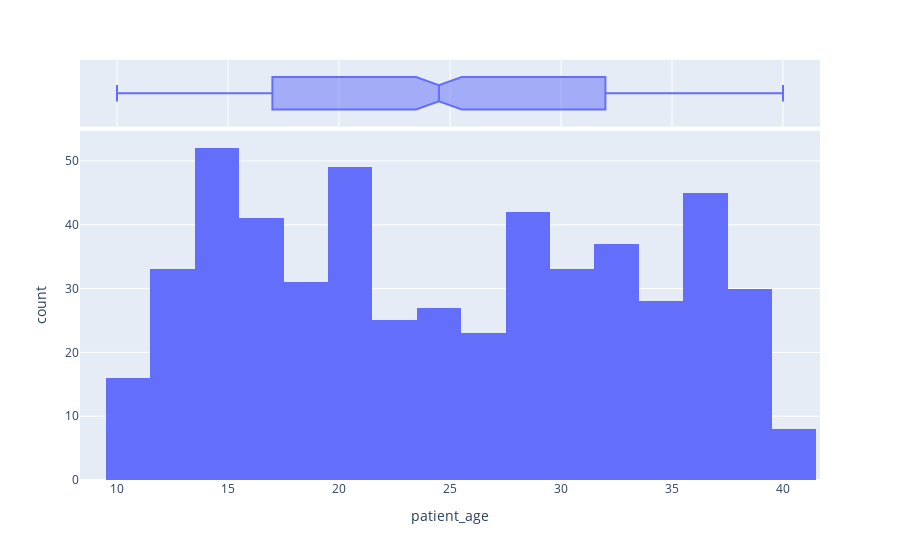

Here is the notebook cell this chart was saved with:
### Code cell
px.histogram(simulated_dataframe, x="patient_age", marginal="box")

### Figure 1 — Plotly figure (JSON) as saved in the notebook; plotly's stock layout.template omitted (floating-point values rounded to 4 significant figures; data arrays with more than 128 entries replaced by an {"elided": "..."} marker saying what was removed)
{"data": [{"alignmentgroup": "True", "bingroup": "x", "hovertemplate": "patient_age=%{x}<br>count=%{y}<extra></extra>", "legendgroup": "", "marker": {"color": "#636efa", "pattern": {"shape": ""}}, "name": "", "offsetgroup": "", "orientation": "v", "showlegend": false, "type": "histogram", "x": {"elided": "520 int values"}, "xaxis": "x", "yaxis": "y"}, {"alignmentgroup": "True", "hovertemplate": "patient_age=%{x}<extra></extra>", "legendgroup": "", "marker": {"color": "#636efa"}, "name": "", "notched": true, "offsetgroup": "", "showlegend": false, "type": "box", "x": {"elided": "520 int values"}, "xaxis": "x2", "yaxis": "y2"}], "layout": {"barmode": "relative", "legend": {"tracegroupgap": 0}, "margin": {"t": 60}, "xaxis": {"anchor": "y", "domain": [0, 1], "title": {"text": "patient_age"}}, "xaxis2": {"anchor": "y2", "domain": [0, 1], "matches": "x", "showgrid": true, "showticklabels": false}, "yaxis": {"anchor": "x", "domain": [0, 0.8316], "title": {"text": "count"}}, "yaxis2": {"anchor": "x2", "domain": [0.8416, 1], "matches": "y2", "showgrid": false, "showline": false, "showticklabels": false, "ticks": ""}}}
